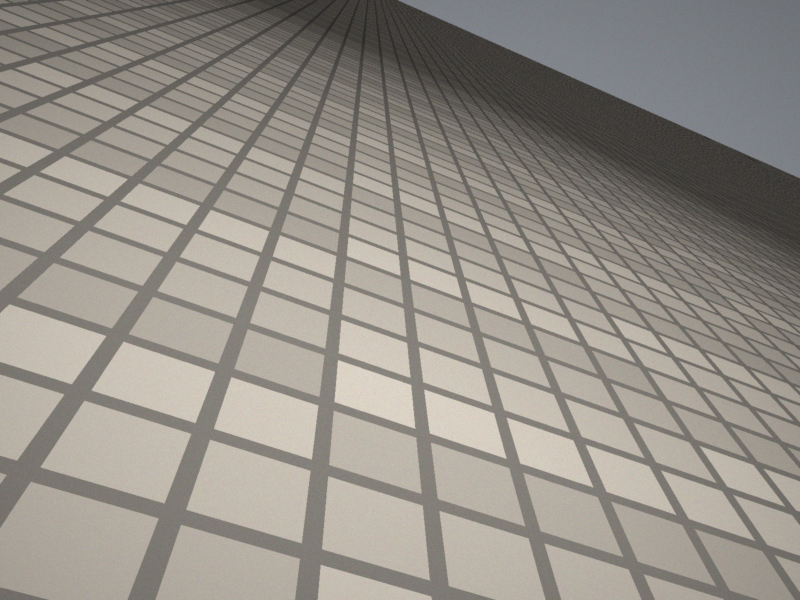
#> input picture hw/hw1/tiles.jpg, 1600 x 1200 px, found by its file name (shown at 1/2 size); its folder holds 5 pictures in this run
$ python hw1_ShrikrishnaRajule.py
#> lines starting #> are read from the running program, lines starting #| are printed output that depends on the picture
#!/usr/bin/env python

##  hw1_ShrikrishnaRajule.py

"""
Homework 1 of ECE 661, Computer Vision, Fall 2026.

Everything here is built out of four facts from Lecture 2:

    the line through two points            l  =  x1 cross x2
    the point where two lines meet         x  =  l1 cross l2
    a conic                                x^T C x  =  0
    the tangent to C at a point p on it    l  =  C p

    Usage:      python hw1_ShrikrishnaRajule.py
    Requires:   numpy, matplotlib, pillow

AI Assistant Usage is declared at the front of the accompanying report.  Any
function below that was generated entirely by an AI assistant says so in its
own docstring.
"""

__author__ = "Shrikrishna Bhagirath Rajule (srajule@purdue.edu)"
__date__   = "2026-Sep-02"

import os
import numpy as np
import matplotlib

##  Choose a drawing backend before pyplot is imported.
if not (os.environ.get("DISPLAY") or os.name == "nt" or
        os.environ.get("MPLBACKEND")):
    matplotlib.use("Agg")

import matplotlib.pyplot as plt
from PIL import Image


#______________________________  Lecture 2 in four functions  __________________________

##  These are given.  Read dehom() carefully: the comment inside it is the whole
##  reason we bother with homogeneous coordinates in the first place.

def hom(p):
    '''Physical point (x,y) as the homogeneous 3-vector [x, y, 1]^T.'''
    return np.array([p[0], p[1], 1.0])

def join(p, q):
    '''The line through the two physical points p and q.'''
    return np.cross(hom(p), hom(q))

def meet(l, m):
    '''The point where the two lines l and m cross.'''
    return np.cross(l, m)

def dehom(x, eps=1e-9):
    '''Homogeneous point back to physical, or None if the point is ideal.

    A homogeneous vector is defined only up to a nonzero scale, so asking
    whether "x3 is small" is meaningless on its own -- multiply the whole
    vector by a thousand and x3 grows with it.  The test has to be made
    relative to the other two entries, which is what is done below.

    Note also that [0, 0, c] with c nonzero is the ORIGIN and must come back
    as (0,0).  It is the zero vector that is not a point at all.
    '''
    if not np.any(x):
        return None
    scale = max(abs(x[0]), abs(x[1]))
    if abs(x[2]) <= eps * scale:
        return None
    return x[:2] / x[2]


#______________________________  Given framework  _______________________________________

##  Where the two supplied images live.  The default is the directory you get by
##  unzipping hw1_images.zip next to this file.
DATA_DIR = os.environ.get("ECE661_HW1_DATA", "hw1_images")

def load_image(filename):
    '''Read an image from DATA_DIR as an (H, W, 3) array of uint8.'''
    path = os.path.join(DATA_DIR, filename)
    if not os.path.isfile(path):
        raise SystemExit(
            "Could not find %s.\n"
            "Unzip hw1_images.zip so that %s/ sits next to this file, or set the\n"
            "environment variable ECE661_HW1_DATA to the directory that has it."
            % (path, DATA_DIR))
    return np.array(Image.open(path).convert("RGB"))

def show_or_save(figure, filename):
    '''Put a figure on the screen if there is one, and always write it to disk.'''
    figure.savefig(filename, dpi=110, bbox_inches="tight")
    if matplotlib.get_backend().lower() != "agg":
        plt.show()
    plt.close(figure)

def show_recorded_points(image, recorded, title):
    '''Draw the points you recorded on top of the image, and nothing else.'''
    colors = ["#e4572e", "#2e86ab", "#3fa34d"]
    figure, axis = plt.subplots(figsize=(9, 7))
    axis.imshow(image)
    for (name, pairs), color in zip(recorded.items(), colors):
        for point_a, point_b in pairs:
            axis.plot([point_a[0], point_b[0]], [point_a[1], point_b[1]],
                      '-o', color=color, markersize=5, linewidth=1)
    axis.set_xlim(0, image.shape[1]);  axis.set_ylim(image.shape[0], 0)
    axis.set_title(title)
    return figure

def bounding_box_diagonal(points):
    '''The "spread" that Task-1(b) asks for: the diagonal of the bounding box.'''
    p = np.asarray(points, dtype=float)
    return float(np.hypot(np.ptp(p[:, 0]), np.ptp(p[:, 1])))

def draw_line_across(axis, line, xlim, color="#3fa34d", linewidth=2):
    '''Draw the line l = [a,b,c]^T across the given range of x.'''
    x = np.array(xlim, dtype=float)
    axis.plot(x, -(line[0] * x + line[2]) / line[1], '--',
              color=color, linewidth=linewidth)

# [14 lines left out: functions draw_conic, coefficients_to_matrix, not called in this run]

def matrix_to_coefficients(C):
    '''The inverse of coefficients_to_matrix(): recover [a,b,c,d,e,f] from C.'''
    return np.array([C[0,0], 2*C[0,1], C[1,1], 2*C[0,2], 2*C[1,2], C[2,2]])

def two_panel_figure(image, recorded, vanishing_points, vanishing_line, title):
    '''The two-panel figure of Task-1(d).'''
    height, width = image.shape[:2]
    vx = [v[0] for v in vanishing_points];  vy = [v[1] for v in vanishing_points]
    margin = 0.35 * max(width, height)
    wide_x = (min(-margin, min(vx) - margin), max(width + margin, max(vx) + margin))
    wide_y = (max(height + margin, max(vy) + margin), min(-margin, min(vy) - margin))
    near_x = (-0.35 * width, 1.6 * width)
    near_y = (1.15 * height, -0.4 * height)
    colors = ["#e4572e", "#2e86ab", "#3fa34d"]
    figure, axes = plt.subplots(1, 2, figsize=(14, 6.2))
    for axis, (xlim, ylim, subtitle) in zip(
            axes, [(near_x, near_y, "near view"), (wide_x, wide_y, "wide view")]):
        axis.imshow(image)
        for (name, pairs), color, v in zip(recorded.items(), colors, vanishing_points):
            for point_a, point_b in pairs:
                A = np.array(point_a, dtype=float);  B = np.array(point_b, dtype=float)
                t = np.linspace(-1, 9, 2)
                P = A + t[:, None] * (B - A)
                axis.plot(P[:,0], P[:,1], color=color, linewidth=1.0, alpha=0.85)
                axis.plot([point_a[0], point_b[0]], [point_a[1], point_b[1]],
                          'o', color=color, markersize=4)
            if xlim[0] <= v[0] <= xlim[1] and ylim[1] <= v[1] <= ylim[0]:
                axis.plot(v[0], v[1], '*', color=color, markersize=17,
                          markeredgecolor='k', label="VP " + name.split()[0])
        draw_line_across(axis, vanishing_line,
                         (xlim[0] - 4000, xlim[1] + 4000), color='k')
        axis.set_xlim(*xlim);  axis.set_ylim(*ylim)
        axis.legend(loc="lower right", fontsize=8)
        axis.set_title(subtitle, fontsize=9)
    figure.suptitle(title);  plt.tight_layout()
    return figure


#______________________________  Task-1:  Vanishing Points and the Vanishing Line  _____

##  (a)  The eighteen points recorded by hand.  Families A and B run along grout
##       lines.  Family C is the tile diagonals, which are not drawn in the
##       image: a corner where four tiles meet, then a diagonal step of n tiles
##       across the grid to another such corner.
##
##       Tool used: the Matplotlib interactive window (pick_points.py), which the
##       handout names as an acceptable alternative to GIMP.

RECORDED_TILES = {
    "A  tile rows":       [((579.2, 383.5), (909.4, 508.0)),
                           ((510.6, 571.8), (1119.9, 783.9)),
                           ((662.1, 160.2), (773.8, 209.7))],
    "B  tile columns":    [((172.4, 450.5), (418.1, 227.2)),
                           ((670.1, 624.4), (705.2, 338.9)),
                           ((1446.9, 748.8), (1118.3, 366.0))],
    "C  tile diagonals":  [((451.6, 739.3), (1057.7, 645.1)),
                           ((119.8, 303.8), (872.7, 381.9)),
                           ((848.7, 302.2), (1009.9, 327.7))],
}


def vanishing_point_estimates(pairs_of_points):
    '''The vanishing point of one family, from all three line-pairs.

    Each recorded pair of points gives a line l = x1 x x2.  Three lines give
    three pairs, and each pair meets in one estimate of the family's vanishing
    point.  How badly the three disagree is the "spread" of part (b).

    The three estimates are dehomogenized FIRST and averaged SECOND.  A
    homogeneous 3-vector is fixed only up to scale, so the mean of three
    3-vectors is not a defined operation: rescaling one of them would move the
    answer without moving any of the three points it stands for.

    Returns
    -------
    estimates  : (3, 2) array, the three Cartesian estimates
    mean_point : (2,)  array, their mean, used everywhere downstream
    '''
    lines = [join(point_a, point_b) for point_a, point_b in pairs_of_points]

    estimates = []
    for i in range(len(lines)):
        for j in range(i + 1, len(lines)):
            point = dehom(meet(lines[i], lines[j]))
            if point is None:
                raise ValueError(
                    "lines %d and %d of this family meet at an ideal point: "
                    "they came out exactly parallel in the image, so this "
                    "family has no finite vanishing point." % (i, j))
            estimates.append(point)

    estimates = np.array(estimates, dtype=float)
    return estimates, estimates.mean(axis=0)


def perpendicular_distance(point, line):
    '''Perpendicular distance in pixels from a physical point to l = [a,b,c]^T.

    |a x + b y + c| / sqrt(a^2 + b^2).  Dividing by the norm of (a, b) is what
    turns a scale-dependent number into a length: rescaling l multiplies
    numerator and denominator by the same factor and the distance is unchanged.
    '''
    a, b, c = line
    return abs(a * point[0] + b * point[1] + c) / np.hypot(a, b)


def analyse_families(image, recorded, label, centre, figure_prefix):
    '''Run parts (b), (c) and (d) on one image and print the report tables.

    Called twice: once on tiles.jpg and once on the photograph of part (e).
    Returns the collinearity residual in pixels so the two can be compared.
    '''
    print("\n" + "=" * 78)
    print("  %s" % label)
    print("=" * 78)

    ##  (b)  three estimates per family, their spread, and the family mean.
    names, means, spreads, all_estimates = [], [], [], []
    for name, pairs in recorded.items():
        estimates, mean_point = vanishing_point_estimates(pairs)
        names.append(name)
        means.append(mean_point)
        spreads.append(bounding_box_diagonal(estimates))
        all_estimates.append(estimates)

    print("\n-- Task 1(b): the three estimates per family --------------------")
    print("%-20s %-52s %14s" % ("family", "estimates from pairs (12) (13) (23)",
                                "spread px"))
    for name, estimates, spread in zip(names, all_estimates, spreads):
        text = " ".join("(%9.1f,%9.1f)" % (e[0], e[1]) for e in estimates)
        print("%-20s %s %14.1f" % (name, text, spread))

    print("\n%-20s %28s %20s" % ("family", "mean vanishing point",
                                 "distance from centre"))
    for name, mean_point in zip(names, means):
        distance = np.hypot(mean_point[0] - centre[0], mean_point[1] - centre[1])
        print("%-20s (%12.1f, %12.1f) %20.1f" %
              (name, mean_point[0], mean_point[1], distance))

    ##  (c)  collinearity.  Order by spread, then measure how far the
    ##       worst-determined vanishing point sits off the line through the
    ##       other two.
    order = np.argsort(spreads)               # ascending: best determined first
    line_through_best_two = join(means[order[0]], means[order[1]])
    residual = perpendicular_distance(means[order[2]], line_through_best_two)

    print("\n-- Task 1(c): collinearity --------------------------------------")
    print("families ordered by spread, best determined first:")
    for rank, index in enumerate(order):
        print("   %d. %-20s spread = %12.1f px" %
              (rank + 1, names[index], spreads[index]))
    print("worst determined family : %s" % names[order[2]])
    print("line through the two best mean VPs : [%.6g, %.6g, %.6g]" %
          tuple(line_through_best_two))
    print("COLLINEARITY RESIDUAL (perpendicular distance) = %.3f px" % residual)

    ##  The determinant, printed only to make the point of part (c): it is not
    ##  a usable measure because each v_i is fixed only up to scale.
    matrix = np.column_stack([hom(m) for m in means])
    print("det[v1 v2 v3] with each v_i as [x, y, 1]^T : %.6g" %
          np.linalg.det(matrix))
    scaled = matrix.copy();  scaled[:, 2] *= 1e6
    print("the same determinant after scaling v3 by 1e6 : %.6g"
          "   (same three points, different number)" % np.linalg.det(scaled))

    ##  (d)  the vanishing line is the join of the two BEST determined
    ##       vanishing points; the worst one is deliberately left out of it.
    vanishing_line = line_through_best_two
    normalized = vanishing_line / np.hypot(vanishing_line[0], vanishing_line[1])
    print("\n-- Task 1(d): the vanishing line ---------------------------------")
    print("l_v = join(VP %s, VP %s)" %
          (names[order[0]].split()[0], names[order[1]].split()[0]))
    print("l_v = [%.6g, %.6g, %.6g]" % tuple(vanishing_line))
    print("l_v normalized to a^2 + b^2 = 1 : [%.6g, %.6g, %.6g]" % tuple(normalized))

    inside = sum(0 <= m[0] <= image.shape[1] and 0 <= m[1] <= image.shape[0]
                 for m in means)
    print("vanishing points that land inside the frame : %d of 3" % inside)

    figure = two_panel_figure(
        image, recorded, means, vanishing_line,
        "%s: nine lines, three vanishing points, and l_v" % label)
    show_or_save(figure, "%s_vanishing.png" % figure_prefix)

    return residual


#______________________________  Task-1(e):  my own photograph  ________________________

##  (e)  A photograph taken with a real camera, with three families of parallel
##       lines lying in one plane of the world.  Set MY_PHOTO to None to skip.
MY_PHOTO = "myphoto.jpg"

RECORDED_MY_PHOTO = {
    "A  first family":   [((2440.1, 882.2), (3146.4, 856.4)),
                          ((2185.3, 1704.6), (3298.0, 1711.1)),
                          ((3114.1, 640.3), (3768.8, 592.0))],
    "B  second family":  [((3207.7, 1182.2), (3085.1, 463.0)),
                          ((3643.1, 424.3), (4607.4, 1714.3)),
                          ((2559.4, 504.9), (2501.4, 669.4))],
    "C  third family":   [((3207.7, 1182.2), (3768.8, 595.2)),
                          ((4230.0, 375.9), (3933.3, 808.1)),
                          ((3117.4, 650.0), (3626.9, 417.8))],
}


def points_are_filled(recorded):
    '''True once the placeholder zeros have been replaced by real coordinates.'''
    return any(tuple(point) != (0, 0)
               for pairs in recorded.values()
               for pair in pairs
               for point in pair)


def task_1():
    tiles = load_image("tiles.jpg")
#> in load_image, returned value is the input picture: shape (1200, 1600, 3); mean R, G, B 149.1, 144, 136.3

    ##  Look before you compute.
    figure = show_recorded_points(tiles, RECORDED_TILES,
                                  "do these lie along the features you meant?")
    show_or_save(figure, "task1_recorded_points.png")
#> in show_or_save, `figure.savefig(filename, dpi=110, bbox_inches="tight")`:
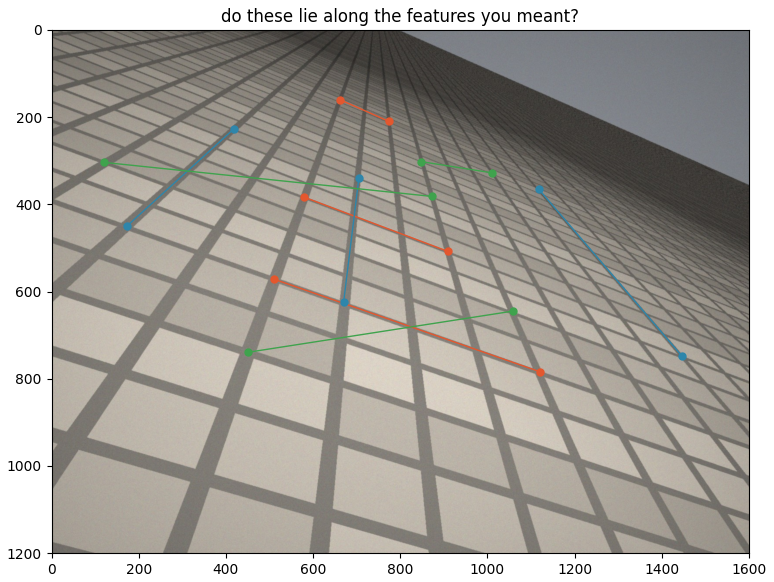
#> figure drawn by matplotlib, 1 panel

    ##  (b), (c) and (d) on the supplied rendering.
    residual_tiles = analyse_families(
        tiles, RECORDED_TILES, "tiles.jpg  (1600 x 1200 rendering)",
        centre=(800, 600), figure_prefix="task1")
#| vanishing points that land inside the frame : 0 of 3
#> call 2 of show_or_save, with filename = 'task1_vanishing.png'
#> in show_or_save (call 2), `figure.savefig(filename, dpi=110, bbox_inches="tight")`:
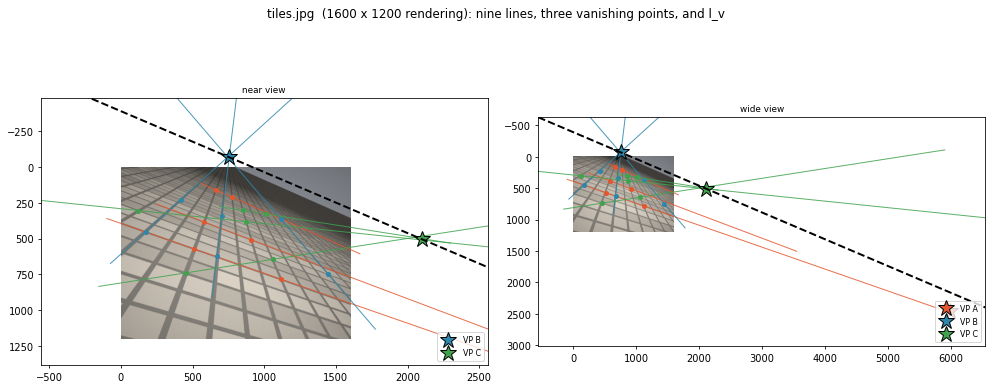
#> figure drawn by matplotlib, 2 panels
#> residual_tiles = 264.9

    ##  (e) the same on a photograph taken with a real camera.
    if MY_PHOTO is not None and points_are_filled(RECORDED_MY_PHOTO):
        photo = load_image(MY_PHOTO)
#> call 2 of load_image, with filename = 'myphoto.jpg'
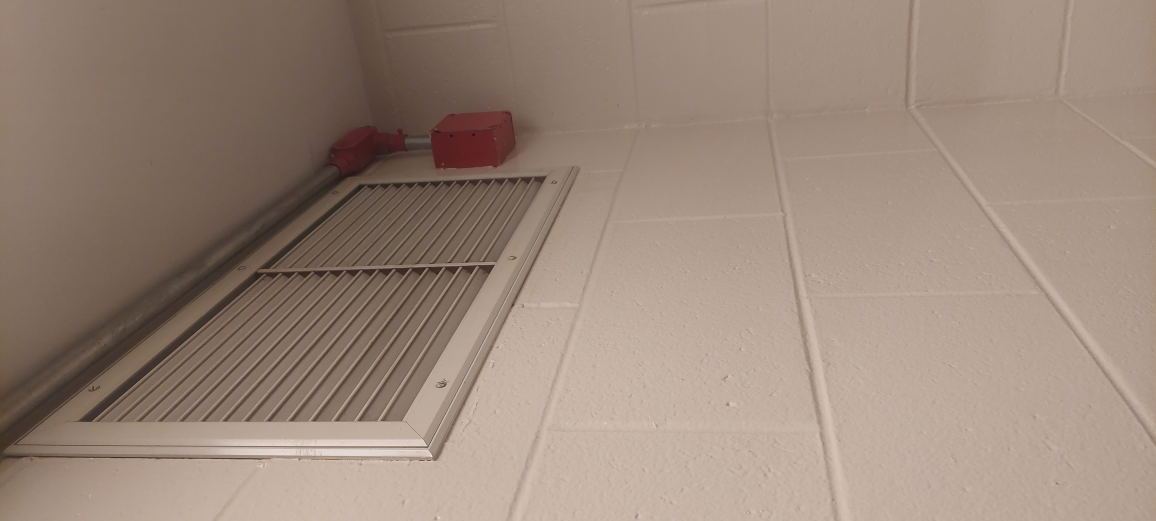
#> input picture hw/hw1/hw1_images/myphoto.jpg, 4624 x 2084 px (shown at 1/4 size)
#> in load_image, returned value is the input picture: shape (2084, 4624, 3); mean R, G, B 154.5, 135.3, 122
        height, width = photo.shape[:2]
#> (the rest of the program and of its run is left out)
